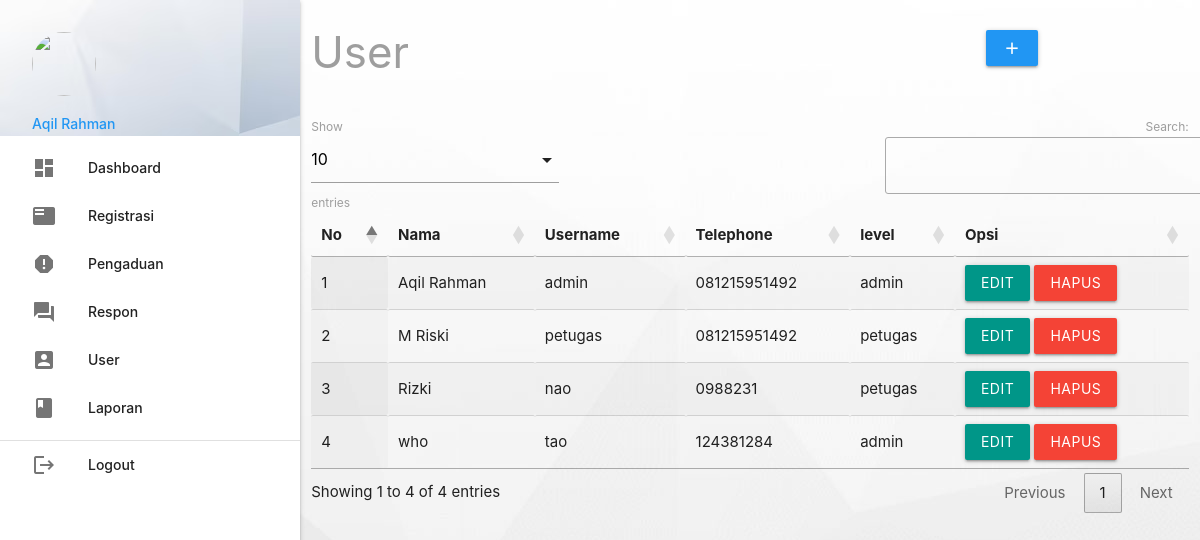
Page /admin/index.php?p=user (signed in) on the committed database.
### tables this page shows
CREATE TABLE `petugas` (
  `id_petugas` int(5) NOT NULL,
  `nama_petugas` varchar(30) NOT NULL,
  `username` varchar(30) NOT NULL,
  `password` varchar(255) NOT NULL,
  `telp_petugas` varchar(13) NOT NULL,
  `level` enum('admin','petugas') NOT NULL
);

### admin/user.php (the view, shortened to what this page needs)
       <div class="row">
         <div class="col s12 m9">
           <h3 class="grey-text">User</h3>
         </div>
         <div class="col s12 m3">
           <div class="section"></div>
           <a class="waves-effect waves-light btn modal-trigger blue" href="#modal1"><i class="material-icons">add</i></a>
         </div>
       </div>
       <table id="example" class="display responsive-table" style="width:100%">
         <thead>
             <tr>
			<th>No</th>
			<th>Nama</th>
			<th>Username</th>
			<th>Telephone</th>
			<th>level</th>
			<th>Opsi</th>
             </tr>
         </thead>
         <tbody>
<?php
	$no=1;
	$tampil = mysqli_query($koneksi,"SELECT * FROM petugas ORDER BY nama_petugas ASC");
	while ($r=mysqli_fetch_assoc($tampil)) { ?>
	<tr>
		<td><?php echo $no++; ?></td>
		<td><?php echo $r['nama_petugas']; ?></td>
		<td><?php echo $r['username']; ?></td>
		<td><?php echo $r['telp_petugas']; ?></td>
		<td><?php echo $r['level']; ?></td>
		<td><a class="btn teal modal-trigger" href="#user_edit<?php echo $r['id_petugas'] ?>">Edit</a> <a class="red btn" onclick="return confirm('Anda Yakin Ingin Menghapus Y/N')" href="index.php?p=user_hapus&id_petugas=<?php echo $r['id_petugas'] ?>">Hapus</a></td>
	</tr>
           <?php  }
            ?>
         </tbody>
       </table>

### rows in the picture
petugas: nama_petugas "Aqil Rahman", username "admin", telp_petugas "081215951492", level "admin"
petugas: nama_petugas "M Riski", username "petugas", telp_petugas "081215951492", level "petugas"
petugas: nama_petugas "Rizki", username "nao", telp_petugas "0988231", level "petugas"
petugas: nama_petugas "who", username "tao", telp_petugas "124381284", level "admin"

### other values in the picture
$_SESSION['data']['nama_petugas'] "Aqil Rahman"
